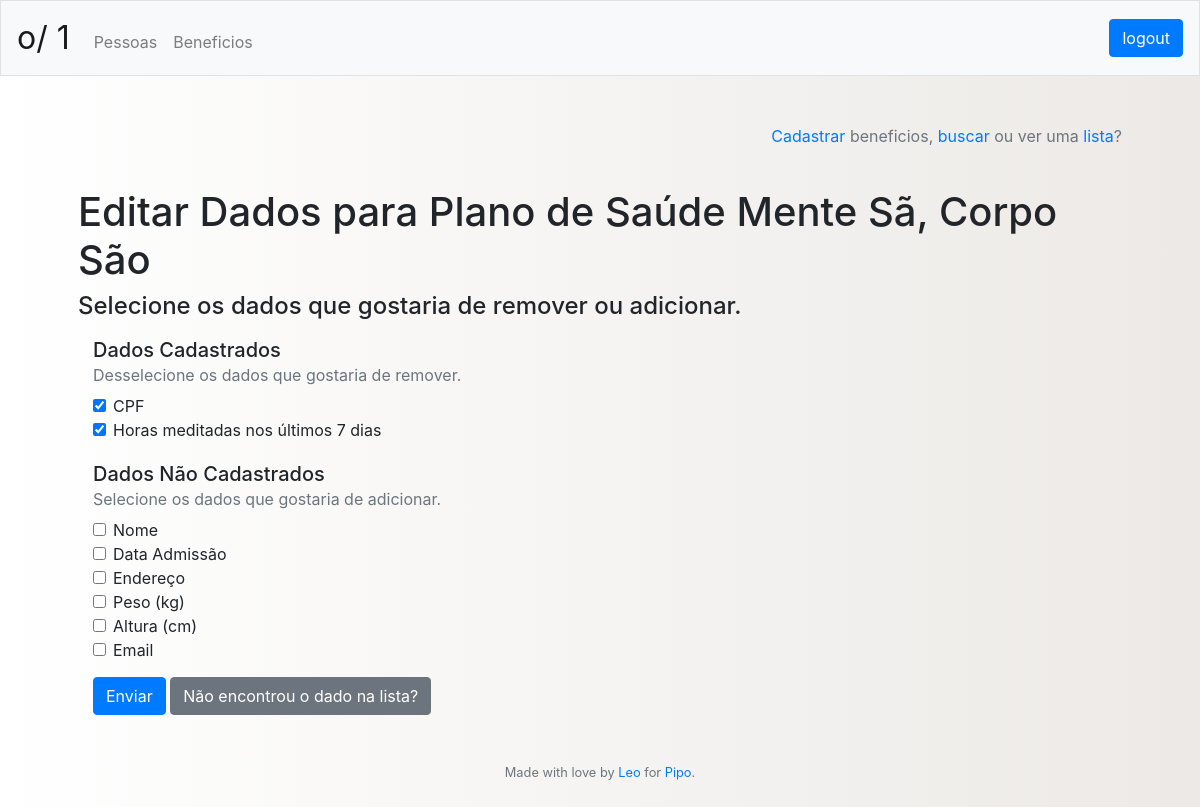
The page /beneficios/editar/4 (signed in) on the database its author committed.
### db.py (models this page shows)
class Benefit(Base):
	__table__ = Base.metadata.tables['benefit']

class Datatype(Base):
	__table__ = Base.metadata.tables['datatype']

### app.py (the view)
@app.route("/beneficios/editar/<idWho>", methods=['GET', 'POST'])
@login_required
def benefits_data_types(idWho):
	idWho = validate_benefit_idwho(idWho, session['idCompany'])
	if idWho:
		if request.method == "POST":
			ids_datatype = request.form.getlist("idDatatype")
			ids_datatype_check = data_types_exist(ids_datatype)
			if ids_datatype_check is not None:
				update_benefit_data_types(idWho, ids_datatype_check)
				return redirect("/beneficios/perfil/{}".format(idWho))
			else:
				whoops = "Houve um erro na atualização dos tipos de dado. Selecione outro do menu."
				profile = BenefitProfile(idWho).get_profile()
				available_datatypes = get_available_data_types_for_benefit(idWho)
				return render_template("benefits_edit_data_types.html",
										header = get_header(session), profile = profile,
										available_datatypes = available_datatypes)
		else: # 'GET'
			profile = BenefitProfile(idWho).get_profile()
			available_datatypes = get_available_data_types_for_benefit(idWho)
			return render_template("benefits_edit_data_types.html",
									header = get_header(session), profile = profile,
									available_datatypes = available_datatypes)
	else:
		whoops = "Este perfil não existe, por favor selecione um benefício da lista."
		benefits_list = CompanyProfile(session["idCompany"]).get_benefits()
		return render_template("benefits_list.html", header = get_header(session),
								benefits_list = benefits_list, whoops = whoops)

### app.py (called while the page is built)
@app.after_request
def after_request(response):
    response.headers["Cache-Control"] = "no-cache, no-store, must-revalidate"
    response.headers["Expires"] = 0
    response.headers["Pragma"] = "no-cache"
    return response

@app.teardown_request
def remove_session(ex=None):
    db.remove()

def login_required(f):
    @wraps(f)
    def decorated_function(*args, **kwargs):
        if session.get("id") is None:
            return redirect("/login")
        return f(*args, **kwargs)
    return decorated_function

### db.py (called while the page is built)
def benefit_exists(idBenefit):
	if not is_int(idBenefit):
			raise TypeError
	results = (db.query(Benefit.id)
				.filter(Benefit.id == idBenefit).all())
	if len(results) == 1:
		return True
	elif len(results) > 1:
		raise Exception("Database is compromised")
	else:
		return False

def query_benefit_name(idBenefit):
	results = (db.query(Benefit.id, Benefit.name)
				.filter(Benefit.id == idBenefit).all())
	return results

def query_benefit_companies(idBenefit):
	results = (db.query(Company.id, Company.name)
				.filter(Company.id == CompanyBenefit.idCompany)
				.filter(CompanyBenefit.idBenefit == idBenefit)
				.order_by(Company.name).all())
	return results

def query_benefit_data_types(idBenefit):
	results = (db.query(Datatype.id, Datatype.name, Datatype.example)
				.filter(Datatype.id == BenefitData.idDatatype)
				.filter(BenefitData.idBenefit == idBenefit)
				.order_by(Datatype.id).all())
	return results

def query_all_data_types():
	results = (db.query(Datatype.id, Datatype.name, Datatype.example).all())
	return results

def query_benefit_in_company(idBenefit, idCompany):
	results = (db.query(CompanyBenefit.id)
				.filter(CompanyBenefit.idBenefit == idBenefit)
				.filter(CompanyBenefit.idCompany == idCompany).first())
	return results

### models_benefit.py (called while the page is built)
	def get_profile(self):
		if not is_int(self.idBenefit):
			raise TypeError
		if not benefit_exists(self.idBenefit):
			raise Exception("This benefit id doesn't exist")
		idBenefit = self.idBenefit
		name = self.get_name()
		companies = self.get_companies()
		data_types = self.get_data_types()
		profile = {"id": idBenefit,
					"name": name,
					"companies": companies,
					"data_types": data_types}
		return profile

	def get_name(self):
		if not is_int(self.idBenefit):
			raise TypeError
		benefit_name = query_benefit_name(self.idBenefit)
		if len(benefit_name) == 0:
			raise Exception("This benefit id doesn't exist")
		return benefit_name[0]["name"]

### templates/benefits_edit_data_types.html
{% extends "layout.html" %}
{% block main %}
    <p align="right" class="text-muted"><a href="/beneficios/cadastro">Cadastrar</a> beneficios, <a href="/beneficios/busca">buscar</a> ou ver uma <a href="/beneficios/lista">lista</a>?</p>
    <br>
	<h1>Editar Dados para {{ profile["name"] }}</h1>
    <h4>Selecione os dados que gostaria de remover ou adicionar.</h4>
    <div class="container" style="margin-top: 17px;">
    	<form action="/beneficios/editar/{{ profile['id'] }}" method="post">
                <h5>Dados Cadastrados</h5>
                <p style="margin-bottom: 7px; margin-top: -7px;"  class="text-muted">Desselecione os dados que gostaria de remover.</p>
                <div class="form-check" style="margin-bottom: 20px;">
                    {% for data in profile['data_types'] %}
                        <input class="form-check-input" type="checkbox" id="{{ data['id'] }}" name="idDatatype" value="{{ data['idDatatype'] }}" checked>
                        <label class="form-check-label" for="{{ data['idDatatype'] }}">{{ data['name'] }}</label><br>
                    {% endfor %}
                </div>
                <h5>Dados Não Cadastrados</h5>
                <p style="margin-bottom: 7px; margin-top: -7px;"  class="text-muted">Selecione os dados que gostaria de adicionar.</p>
                <div class="form-check">
                    {% for data in available_datatypes %}
                            <input class="form-check-input" type="checkbox" id="{{ data['id'] }}" name="idDatatype" value="{{ data['id'] }}">
                        <label class="form-check-label" for="{{ data['id'] }}">{{ data['name'] }}</label><br>
                    {% endfor %}
                </div>
            <div style="margin-top: 15px;">
            <button class="btn btn-primary" type="submit">Enviar</button>
            <a href="/beneficios/cadastro/dado/{{ profile['id'] }}" class="btn btn-secondary" type="submit">Não encontrou o dado na lista?</a>
            </div>
        </form>
    </div>
{% endblock %}

### static/styles.css (style rules this page uses)
body { background: #ECE9E6; background: -webkit-linear-gradient(to right, #FFFFFF, #ECE9E6); background: linear-gradient(to right, #FFFFFF, #ECE9E6); }

### rows shown on the page
Benefit: name "Plano de Saúde Mente Sã, Corpo São"
Datatype: name "CPF"
Datatype: name "Horas meditadas nos últimos 7 dias"
Datatype: name "Nome"
Datatype: name "Data Admissão"
Datatype: name "Endereço"
Datatype: name "Peso (kg)"
Datatype: name "Altura (cm)"
Datatype: name "Email"

### other values the page prints
{{ header["company"] }} "1"
